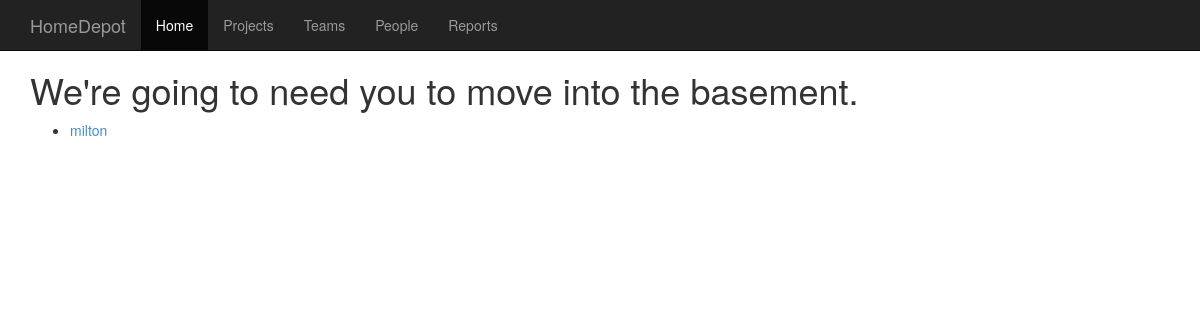
Before: /person/ with the older database file.
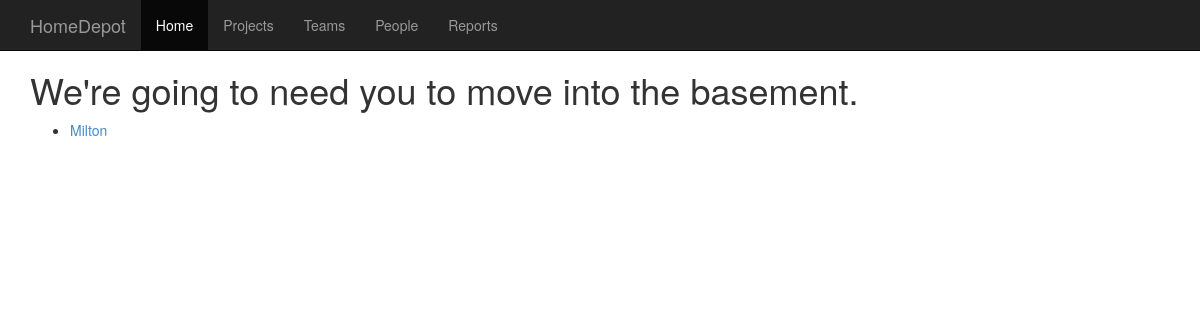
After: the same page with the newer database file.
### status_app/models.py (models this page shows, shortened)
class Person(models.Model):
    name = models.CharField(max_length=128, unique=True)
    corpid = models.CharField(max_length=10)

### status_app/views.py (the view)
def person_list(request):
    context = RequestContext(request)
    people_list = Person.objects.all()
    template="status_app/person/list.html"
    params={'people': people_list}
    return render_to_response(template, params, context)

### status_app/templates/status_app/person/list.html
{% extends "status_app/theme.html" %}
{% block content %}
             <h1>We're going to need you to move into the basement.</h1>
        {% if people %}
            <ul>
                {% for person in people %}
                <li><a href="/person/{{ person.id }}">{{ person.name }}</a></li>
                {% endfor %}
            </ul>
        {% else %}
            <strong>There are no people present.</strong>
        {% endif %}
   {% endblock %}

Changed rows visible on the page:
changed Person: name "milton" → "Milton"
